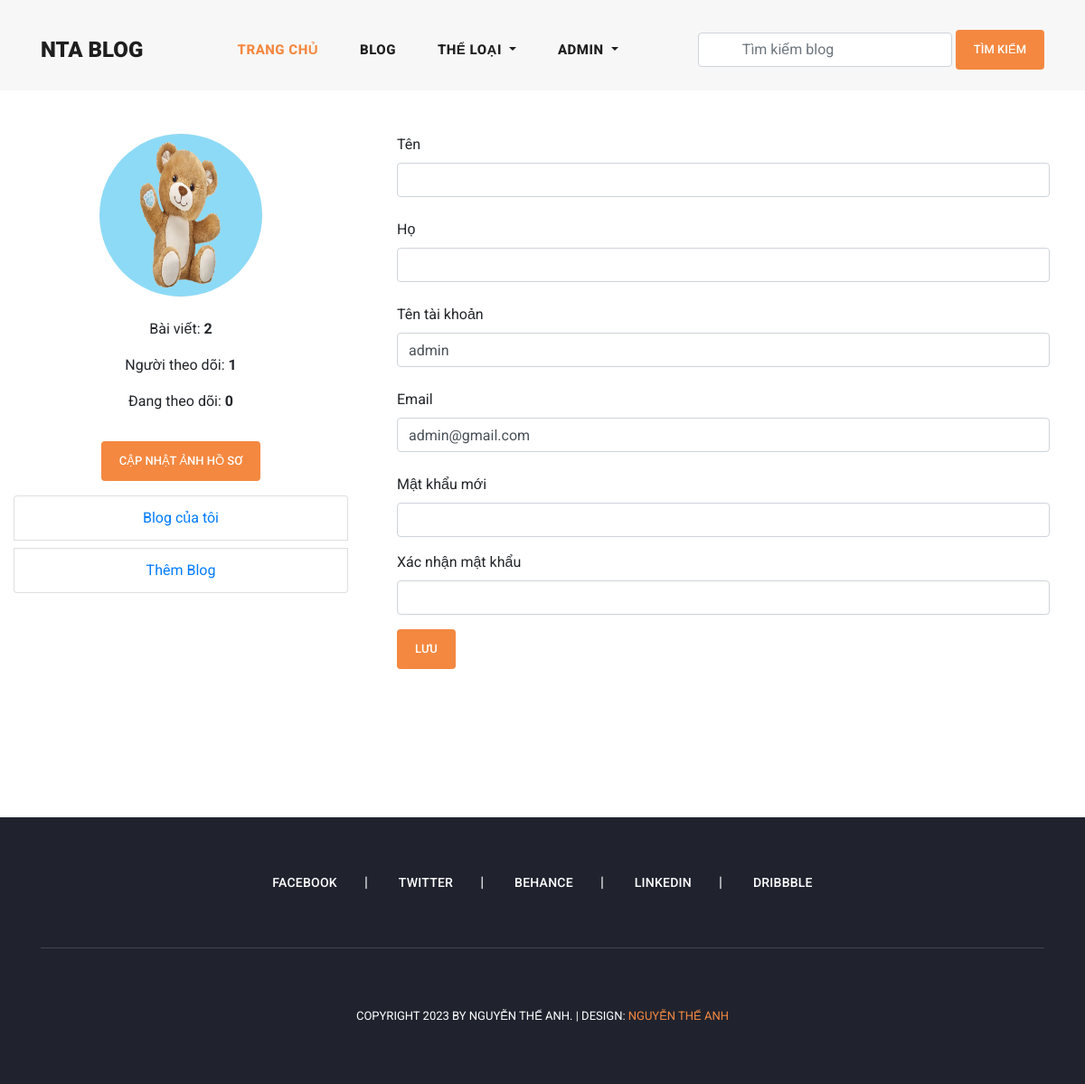
The page /profile/ (signed in) on the database its author committed.
### user_profile/models.py (models this page shows, shortened)
class User(AbstractUser):
    email = models.EmailField(
        max_length=150,
        unique=True,
        error_messages={
            "unique": "The email must be unique"
        }
    )
    profile_image = models.ImageField(
        null=True,
        blank=True,
        upload_to="profile_images"
    )
    followers = models.ManyToManyField("Follow")
    REQUIRED_FIELDS = ["email"]
    objects = CustomUserManager()
    def get_profile_picture(self):
        url = ""
        try:
            url = self.profile_image.url
        except:
            url = ""
        return url

### user_profile/views.py (the view, shortened to what this page needs)
# urls.py: path('profile/', profile, name='profile'),
@login_required(login_url='login')
def profile(request):
    account = get_object_or_404(User, pk=request.user.pk)
    form = UserProfileUpdateForm(instance=account)
    context = {
        "account": account,
        "form": form
    }
    return render(request, 'profile.html', context)

### user_profile/forms.py (shortened to what this page needs)
class UserProfileUpdateForm(forms.ModelForm):
    class Meta:
        model = User
        fields = ("first_name", "last_name", "username", "email", )

### blog/context_processors.py (called while the page is built)
def get_all_categories(request):
    categories = Category.objects.all()
    context = {
        "categories": categories
    }
    return context

### user_profile/context_processors.py (called while the page is built)
def user_notifications(request):
    context = {}
    if request.user.is_authenticated:
        notifications = Notificaiton.objects.filter(
            user=request.user
        ).order_by('-created_date')
        unseen = notifications.exclude(is_seen=True)
        context['notifications'] = notifications
        context['unseen'] = unseen.count()
    return context

### templates/profile.html (shortened to what this page needs)
{% extends 'base.html' %}
{% load static %}
{% block content %}
<section class="profile">
        <div class="container-fluid">
            <div class="row py-5">
                <div class="col-md-4">
                    <div class="text-center">
                        <img class="rounded rounded-circle profile-picture" src="{{request.user.get_profile_picture}}" alt="">
                        <ul class="text-center py-3">
                            <li class="py-2">
                                <span>Bài viết: <strong>{{account.user_blogs.count}}</strong></span>
                            </li>
                            <li class="py-2">
                                <span>Người theo dõi: <strong>{{account.followers.all.count}}</strong></span>
                            </li>
                            <li class="py-2">
                                <span>Đang theo dõi: <strong>{{account.user_follows.all.count}}</strong></span>
                            </li>
                        </ul>
                    </div>
                    <div class="text-center pt-2 pb-1">
                    <button type="button" class="btn btn-primary" data-toggle="modal" data-target="#exampleModal">
                        Cập nhật ảnh hồ sơ
                    </button>
                    </div>
                    <ul class="list-group text-center mt-2 mb-5">
                        <li class="list-group-item my-1">
                            <a class="text-decoration-none" href="{% url 'my_blogs' %}">
                                Blog của tôi
                            </a>
                        </li>
                        <li class="list-group-item my-1">
                            <a class="text-decoration-none" href="{% url 'add_blog' %}">
                                Thêm Blog
                            </a>
                        </li>
                    </ul>
                </div>
                <div class="col-md-8">
                    <form class="px-4" action="{% url 'profile' %}" method="POST">
                        <div class="form-group">
                            <label for="firstname">Tên</label>
                            <input class="form-control" name="first_name"  value="{{account.first_name}}" type="text">
                            <p class="text-danger error py-1">{{form.first_name.errors}}</p>
                        </div>
                        <div class="form-group">
                            <label for="lastname">Họ</label>
                            <input class="form-control" name="last_name"  value="{{account.last_name}}" type="text">
                            <p class="text-danger error py-1">{{form.last_name.errors}}</p>
                        </div>
                        <div class="form-group">
                            <label for="username">Tên tài khoản</label>
                            <input class="form-control" name="username"  value="{{account.username}}" type="text">
                            <p class="text-danger error py-1">{{form.username.errors}}</p>
                        </div>
                        <div class="form-group">
                            <label for="email">Email</label>
                            <input class="form-control" name="email"  value="{{account.email}}" type="email">
                            <p class="text-danger error py-1">{{form.email.errors}}</p>
                        </div>
                        <div class="form-group">
                            <label for="new_password">Mật khẩu mới</label>
                            <input class="form-control" name="new_password"  value="" type="password">
                        </div>
                        <div class="form-group">
                            <label for="confirm_password">Xác nhận mật khẩu</label>
                            <input class="form-control" name="confirm_password"  value="" type="password">
                        </div>
                        <div class="form-group mt-2">
                            <button class="btn btn-primary">Lưu</button>
                        </div>
                    </form>
                </div>
            </div>
        </div>
</section>
{% endblock content %}

### templates/header.html (shortened to what this page needs)
 <header class="">
    <nav class="navbar navbar-expand-lg">
      <div class="container">
        <a class="navbar-brand" href="{% url 'home' %}"><h2>NTA Blog<em></em></h2></a>
        <div class="collapse navbar-collapse" id="navbarResponsive">
          <ul class="navbar-nav ml-auto">
            <li class="nav-item active">
              <a class="nav-link" href="{% url 'home' %}">Trang chủ</a>
            </li>
            <li class="nav-item">
              <a class="nav-link" href="{% url 'blogs' %}">Blog</a>
            </li>
            <li class="nav-item dropdown">
              <a class="nav-link dropdown-toggle" href="#" id="navbarDropdown" role="button" data-toggle="dropdown" aria-haspopup="true" aria-expanded="false">
                Thể loại
              </a>
            </li>
            {% if request.user.is_authenticated %}
            <li class="nav-item dropdown">
              <a class="nav-link dropdown-toggle" href="#" id="navbarDropdown" role="button" data-toggle="dropdown" aria-haspopup="true" aria-expanded="false">
                {{request.user.username}}
              </a>
            </li>
            {% else %}
            <li class="nav-item">
              <a class="nav-link" href="{% url 'login' %}">Đăng nhập</a>
            </li>
            {% endif %}
          </ul>
          <form class="form-inline d-flex flex-nowrap my-2 ml-auto search-form" action="{% url 'search_blogs' %}" method="GET">
            <input class="form-control px-5" name="search" type="text" placeholder="Tìm kiếm blog" required>
            <button class="btn btn-primary ml-1">Tìm kiếm</button>
          </form>
        </div>
      </div>
    </nav>
  </header>

### assets/css/templatemo-stand-blog.css (style rules this page uses)
body { font-family: 'Roboto', sans-serif; overflow-x: hidden; text-rendering: optimizeLegibility; -webkit-font-smoothing: antialiased; -moz-osx-font-smoothing: grayscale; }
p { margin-bottom: 0px; font-size: 15px; font-weight: 400; color: #7a7a7a; line-height: 30px; }
a { text-decoration: none!important; }
ul { padding: 0; margin: 0; list-style: none; }
h1,h2,h3,h4,h5,h6 { margin: 0px; }
header { z-index: 99999; width: 100%; height: 100px; background-color: #f7f7f7; -webkit-transition: all 0.3s ease-in-out 0s; -moz-transition: all 0.3s ease-in-out 0s; -o-transition: all 0.3s ease-in-out 0s; transition: all 0.3s ease-in-out 0s; }
header .navbar { padding: 25px 0px; }
.navbar .navbar-brand { float: left; margin-top: -12px; outline: none; }
.navbar .navbar-brand h2 { color: #1e1e1e; text-transform: uppercase; font-size: 24px; font-weight: 900; -webkit-transition: all .3s ease 0s; -moz-transition: all .3s ease 0s; -o-transition: all .3s ease 0s; transition: all .3s ease 0s; }
#navbarResponsive { z-index: 999; }
.navbar-collapse { text-align: center; }
.navbar .navbar-nav .nav-item { margin: 0px 15px; }
.navbar .navbar-nav a.nav-link { text-transform: capitalize; font-size: 15px; font-weight: 800; text-transform: uppercase; letter-spacing: 0.5px; color: #1e1e1e; transition: all 0.3s; }
.navbar .navbar-nav .nav-link:hover, .navbar .navbar-nav .active>.nav-link, .navbar .navbar-nav .nav-link.active, .navbar .navbar-nav .nav-link.show, .navbar .navbar-nav .show>.nav-link { color: #f48840; }

### assets/css/main.css (style rules this page uses)
.btn-primary { display: inline-block; background-color: #f48840; color: #fff; font-size: 13px; font-weight: 500; padding: 12px 20px; text-transform: uppercase; transition: all .3s; border: none; outline: none; }
input, textarea { text-transform: none !important; }
.profile-picture { max-width: 100%; width: 180px; height: 180px; }

### rows shown on the page
User: user.username "ADMIN", user.get_profile_picture (picture), user_blogs.count "2", followers.all.count "1", user_follows.all.count "0", username "admin", email "admin@gmail.com"
